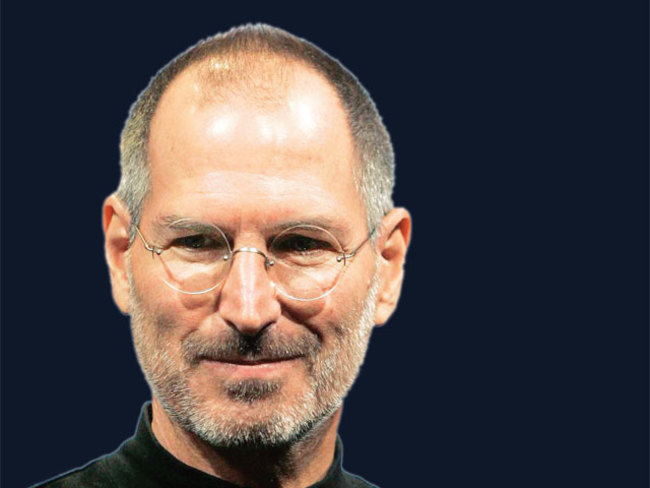
#> input picture PYTHON/PYTHON_Background_Remover/img/jobs2.jfif, 650 x 488 px
$ jupyter execute 'Background Remover.ipynb'
#> lines starting #> are read from the running program, lines starting #| are printed output that depends on the picture; after the words box and inside, x2 and y2 are one past the last pixel; in counts of white or black regions, pixels touching at a corner belong together
[cell 1]
import numpy as np
import cv2 as cv
from matplotlib import pyplot as plt
import sys
from  PIL  import Image

img = cv.imread('img/jobs2.jfif', cv.IMREAD_UNCHANGED)
#> img is the input picture: shape (488, 650, 3); mean B, G, R 70.9, 69.1, 75.8
original = img.copy()

l = int(max(5, 6))
u = int(min(6, 6))

ed = cv.cvtColor(img, cv.COLOR_BGR2GRAY)
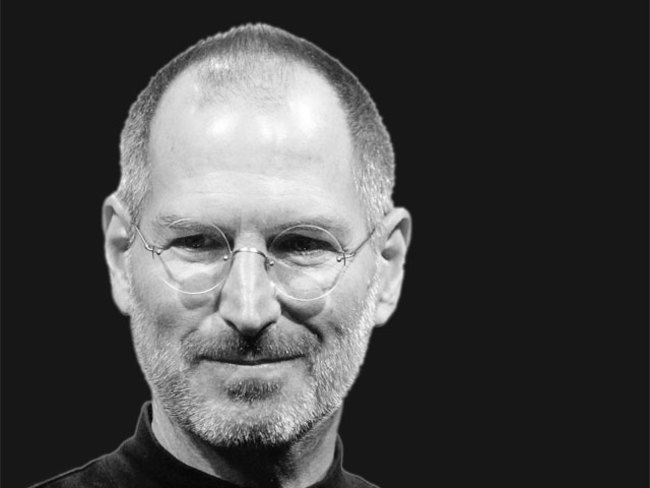
#> ed: shape (488, 650); min 2, max 255, mean 71.2
edges = cv.GaussianBlur(img, (21, 51), 3)
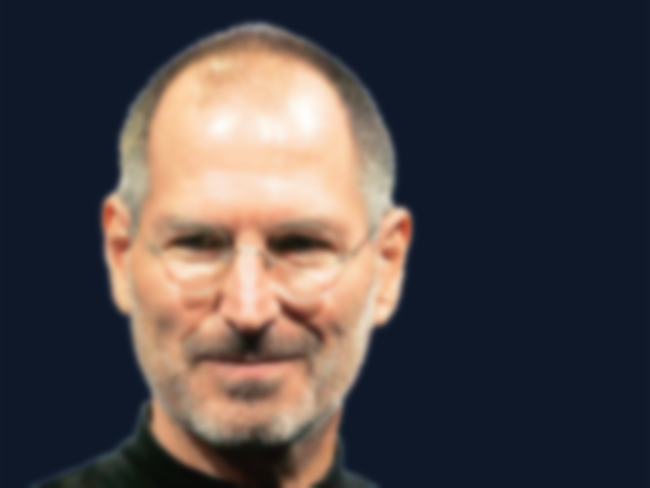
#> edges: shape (488, 650, 3); mean B, G, R 70.9, 69.1, 75.8
edges = cv.cvtColor(edges, cv.COLOR_BGR2GRAY)
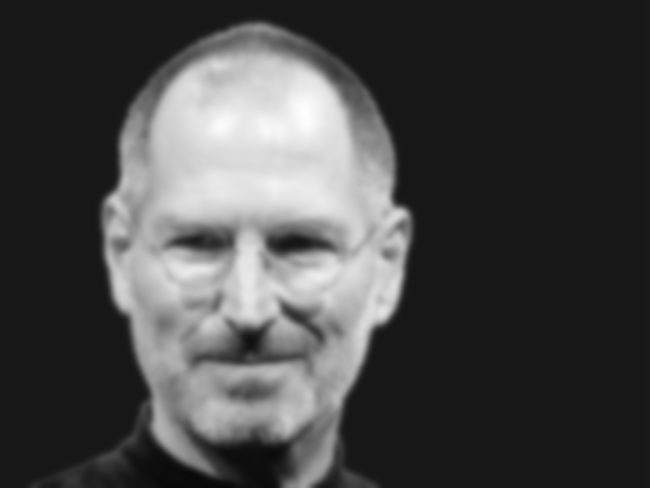
#> edges: shape (488, 650); min 9, max 254, mean 71.1
edges = cv.Canny(edges, l, u)
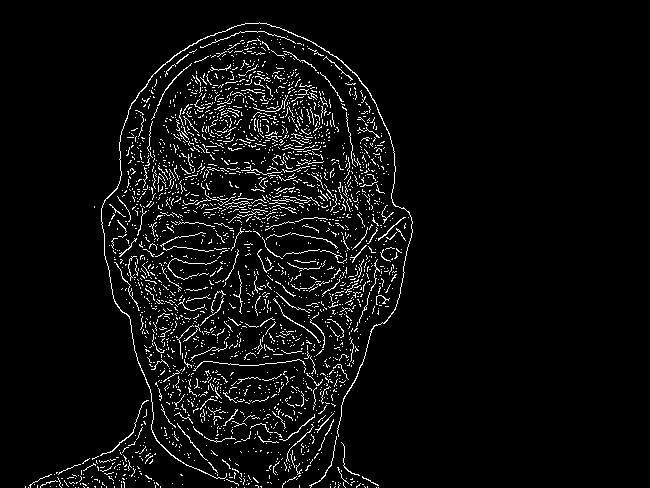
#> edges: shape (488, 650); 4.9% white in thin lines or dots, all inside (x1, y1, x2, y2) = (25, 22, 413, 488)

_, thresh = cv.threshold(edges, 0, 255, cv.THRESH_BINARY  + cv.THRESH_OTSU)
kernel = cv.getStructuringElement(cv.MORPH_ELLIPSE, (5, 5))
mask = cv.morphologyEx(thresh, cv.MORPH_CLOSE, kernel, iterations=4)
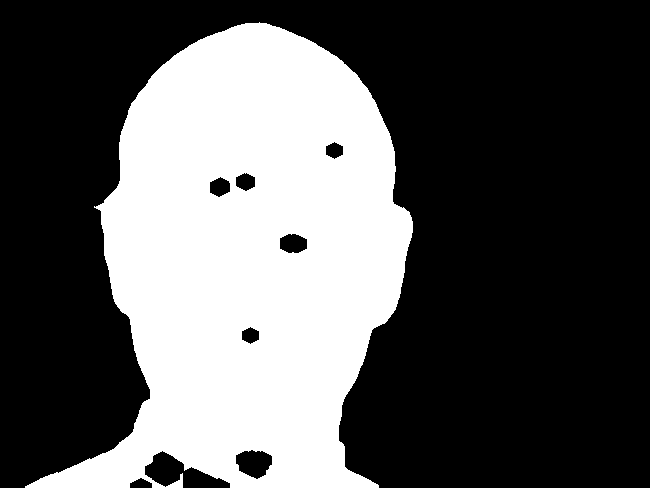
#> mask: shape (488, 650); 34.8% white; 1 white region, box (x1, y1, x2, y2) and area: (25, 22, 413, 488) 110422

data = mask.tolist()
#> data = 488 items
sys.setrecursionlimit(10**8)
for i in  range(len(data)):
    for j in  range(len(data[i])):
        if data[i][j] !=  255:
            data[i][j] =  -1
        else:
            break
    for j in  range(len(data[i])-1, -1, -1):
        if data[i][j] !=  255:
            data[i][j] =  -1
        else:
            break
image = np.array(data)
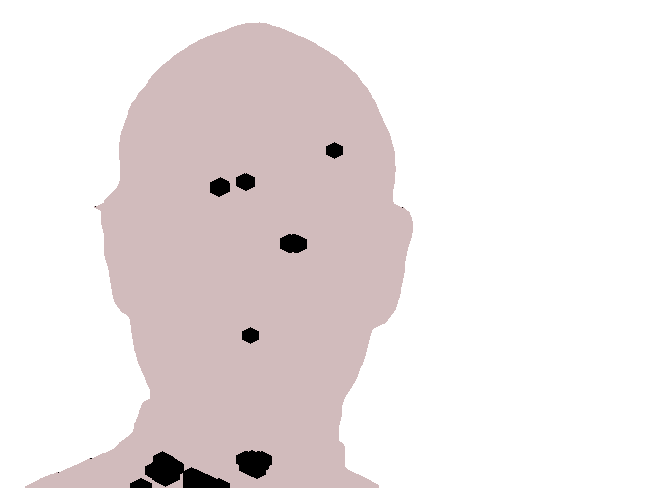
#> image: shape (488, 650) int64; 3 distinct labels, from -1 to 255; one colour per label, 0 black, -1 white
image[image !=  -1] =  255
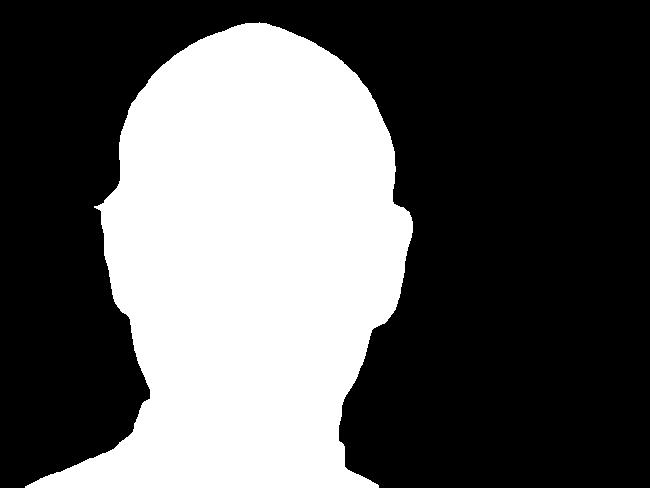
#> image: shape (488, 650) int64; values -1 (black) and 255 (white), 36% white; 1 white region, box (x1, y1, x2, y2) and area: (25, 22, 413, 488) 114270
image[image ==  -1] =  0

mask = np.array(image, np.uint8)

result = cv.bitwise_and(original, original, mask=mask)
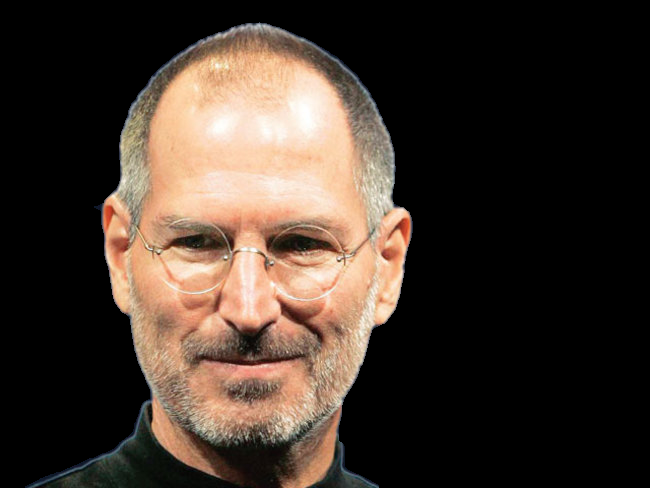
#> result: shape (488, 650, 3); mean B, G, R 44.6, 53.6, 66.1
result[mask ==  0] =  255
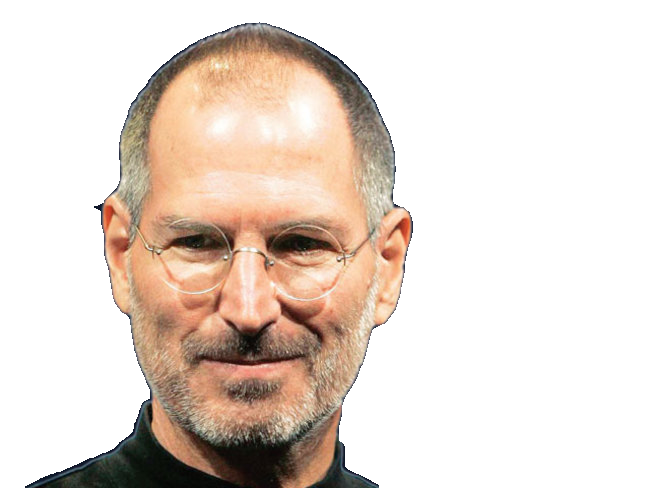
#> result: shape (488, 650, 3); mean B, G, R 207.7, 216.8, 229.3
cv.imwrite('bg.png', result)

img = Image.open('bg.png')
#> img: PIL image 650x488 RGB
img.convert("RGBA")
datas = img.getdata()

newData = []
for item in datas:
    if item[0] ==  255  and item[1] ==  255  and item[2] ==  255:
        newData.append((255, 255, 255, 0))
    else:
        newData.append(item)
#> after the loop, newData = 317200 items

img.putdata(newData)
img.save("img.png", "PNG")
